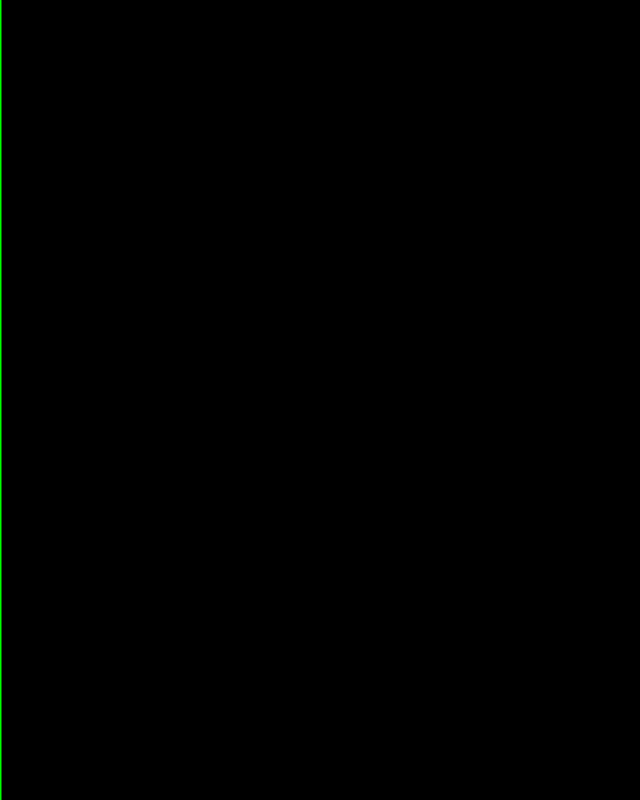
Frame 1 (no input)
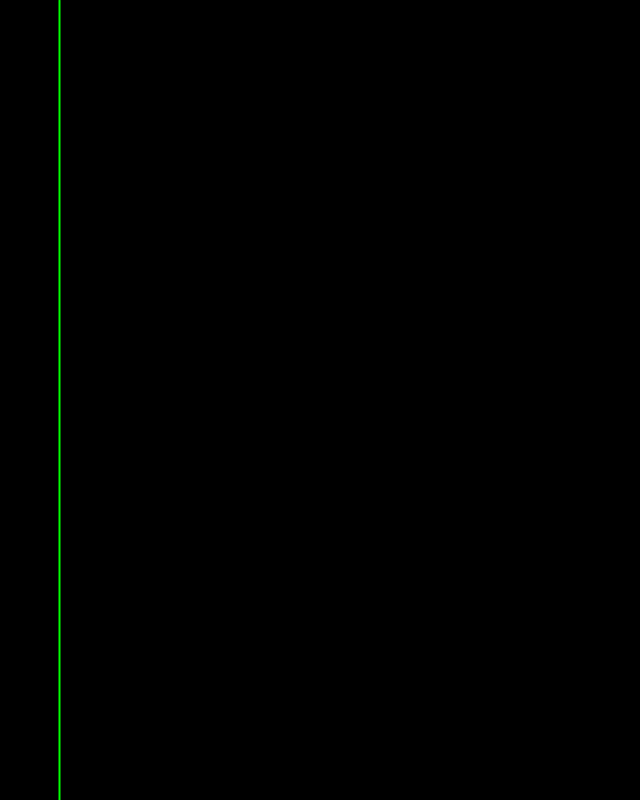
Frame 60 (the mouse pressed at the canvas centre just before this capture)
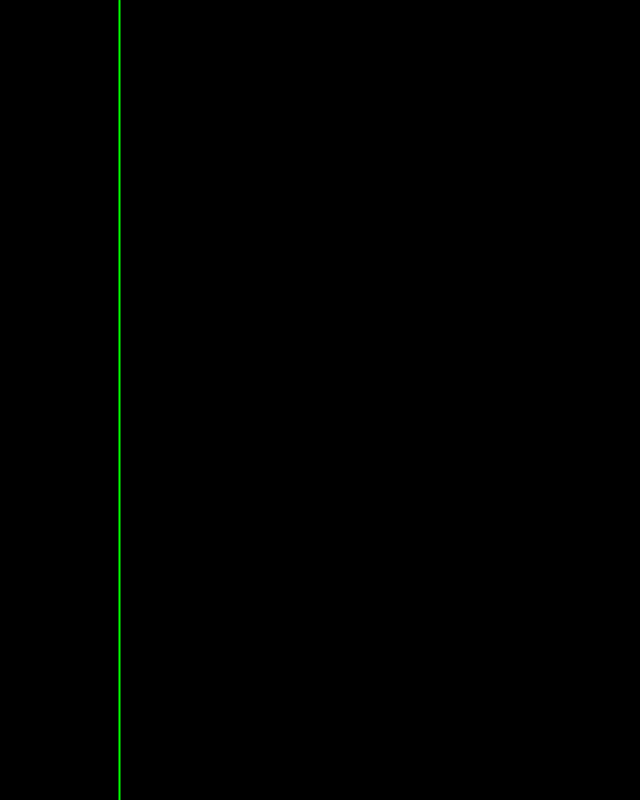
Frame 120 (the mouse held since frame 60 and released just before this capture)

The Processing sketch that drew these frames (run headless with seeded random() and noise(); from frame 60 on, the mouse is pressed at the canvas centre):

// Processing sketch: scanning_line
// ── scanning_line.pde
static int x = 0;
static int direction = 1;

void setup() {
  size(640, 800);
  strokeWeight(2);
  stroke(0, 255, 0);
}


void draw() {
  background(0);
  line(x, 0, x, height);
  if (x == width) {
    direction = -1; 
  } else if (x == 0) {
    direction = 1; 
  }
  x = (x + direction);
}

void keyPressed() {
  if (looping) {
    if (direction == -1) direction = 1;
    else if (direction == 1) direction = -1;
  }
}

void touchEnded() {
  if (looping) {
    if (direction == -1) direction = 1;
    else if (direction == 1) direction = -1;
  }
}
